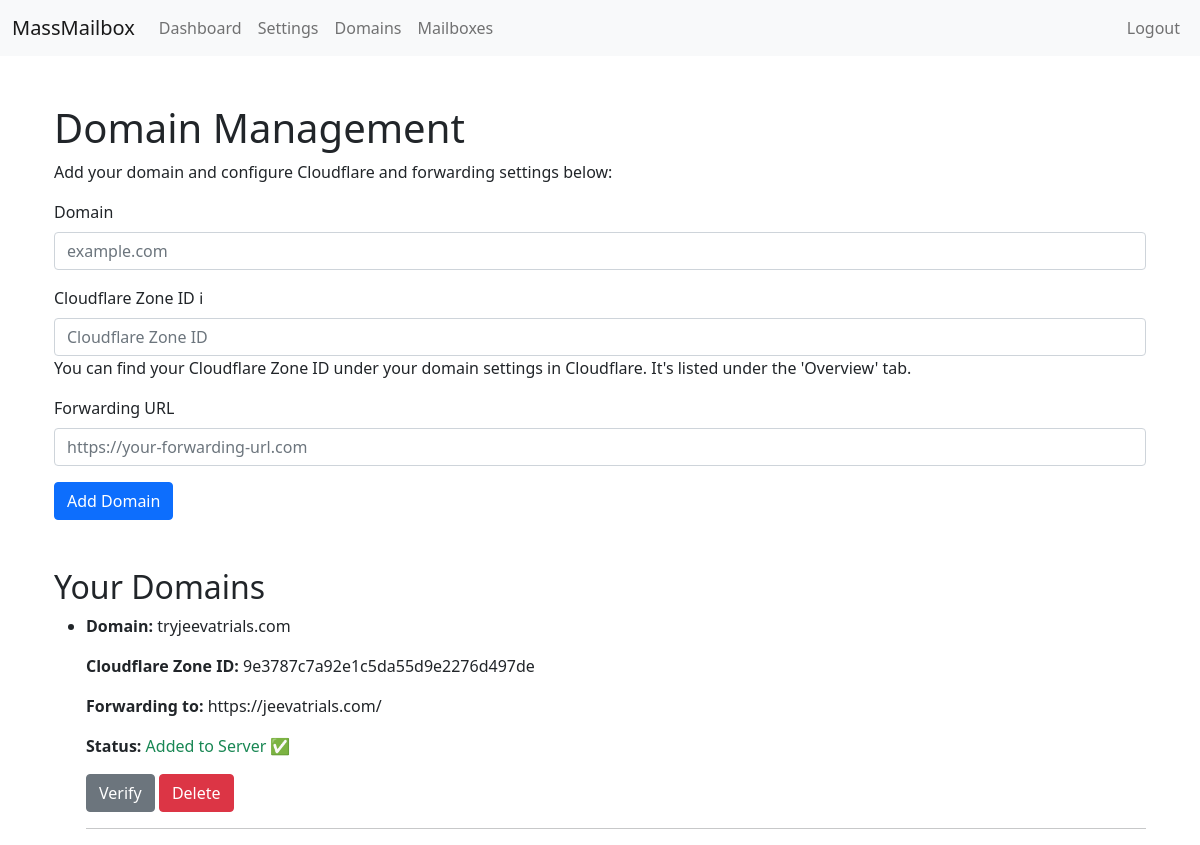
The page /domains (signed in) on the database its author committed.
### app/models.py (models this page shows, shortened)
class Domain(db.Model):
    id = db.Column(db.Integer, primary_key=True)
    domain = db.Column(db.String(255), nullable=False)
    cloudflare_zone_id = db.Column(db.String(100), nullable=False)
    forwarding_url = db.Column(db.String(255), nullable=False)
    user_id = db.Column(db.Integer, db.ForeignKey('user.id'), nullable=False)  # Foreign key to User model
    added_to_server = db.Column(db.Boolean, default=False, nullable=False)
    mailboxes = db.relationship('Mailbox', backref='domain', lazy=True)

### app/views/domain_views.py (the view, shortened to what this page needs)
@domain.route('/domains', methods=['GET', 'POST'])
@login_required
def manage_domains():
    form = DomainForm()
    user_domains = Domain.query.filter_by(user_id=current_user.id).all()
    return render_template('domains.html', form=form, domains=user_domains)

### app/forms.py
class DomainForm(FlaskForm):
    domain = StringField('Domain', validators=[DataRequired()])
    cloudflare_zone_id = StringField('Cloudflare Zone ID', validators=[DataRequired()])
    forwarding_url = StringField('Forwarding URL', validators=[DataRequired(), URL(message='Please enter a valid URL')])
    submit = SubmitField('Add Domain')

### app/__init__.py (called while the page is built)
@login_manager.user_loader
def load_user(user_id):
    from app.models import User
    return User.query.get(int(user_id))

### app/templates/domains.html (shortened to what this page needs)
{% extends "base.html" %}
{% block content %}
<div class="container mt-5">
    <h1>Domain Management</h1>
    <p>Add your domain and configure Cloudflare and forwarding settings below:</p>
    <form id="domainForm" method="POST" action="{{ url_for('domain.manage_domains') }}">
        <div class="mb-3">
            <label for="domain" class="form-label">Domain</label>
            {{ form.domain(class="form-control", id="domain", placeholder="example.com") }}
        </div>
        <div class="mb-3">
            <label for="zoneId" class="form-label">Cloudflare Zone ID
                <span class="info-icon" data-bs-toggle="tooltip" title="Where to find this?">ℹ</span>
            </label>
            {{ form.cloudflare_zone_id(class="form-control", id="zoneId", placeholder="Cloudflare Zone ID") }}
            <span class="tooltip-text">You can find your Cloudflare Zone ID under your domain settings in Cloudflare. It's listed under the 'Overview' tab.</span>
        </div>
        <div class="mb-3">
            <label for="forwardingUrl" class="form-label">Forwarding URL</label>
            {{ form.forwarding_url(class="form-control", id="forwardingUrl", placeholder="https://your-forwarding-url.com") }}
        </div>
        <button type="submit" class="btn btn-primary">Add Domain</button>
    </form>
    <h2 class="mt-5">Your Domains</h2>
    <ul id="domainList">
        {% for domain in domains %}
            <li class="domain-item">
                <p><strong>Domain:</strong> {{ domain.domain }}</p>
                <p><strong>Cloudflare Zone ID:</strong> {{ domain.cloudflare_zone_id }}</p>
                <p><strong>Forwarding to:</strong> {{ domain.forwarding_url }}</p>
                <p><strong>Status:</strong>
                    {% if domain.added_to_server %}
                        <span class="text-success">Added to Server ✅</span>
                    {% else %}
                        <span class="text-warning">Pending Server Addition ⚠</span>
                    {% endif %}
                </p>
                <a class="btn btn-secondary" href="https://mxtoolbox.com/emailhealth/{{ domain.domain }}" target="_blank">Verify</a>
                <form method="POST" action="{{ url_for('domain.delete_domain', domain_id=domain.id) }}" style="display:inline;">
                    <button type="submit" class="btn btn-danger">Delete</button>
                </form>
            </li>
            <hr>
        {% else %}
            <li>No domains added yet.</li>
        {% endfor %}
    </ul>
</div>
{% endblock %}

### rows shown on the page
Domain: domain "tryjeevatrials.com", cloudflare_zone_id "9e3787c7a92e1c5da55d9e2276d497de", forwarding_url "https://jeevatrials.com/", added_to_server "Added to Server ✅"
